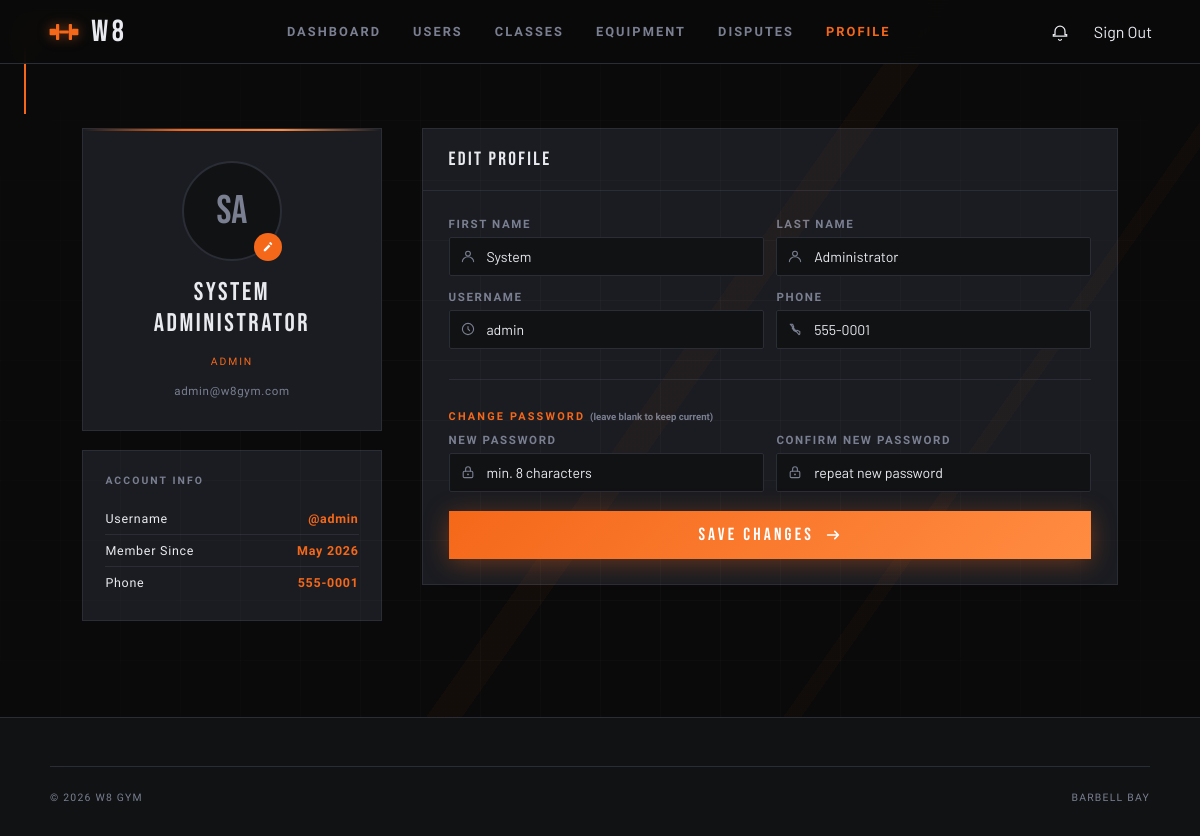
The page /pages/profile.php (signed in) on the database its author committed.
### tables this page shows
CREATE TABLE users (
  id             INTEGER PRIMARY KEY AUTOINCREMENT,
  username       TEXT    NOT NULL UNIQUE,
  email          TEXT    NOT NULL UNIQUE,
  password_hash  TEXT    NOT NULL,
  first_name     TEXT    NOT NULL,
  last_name      TEXT    NOT NULL,
  phone          TEXT    DEFAULT NULL,
  date_of_birth  TEXT    DEFAULT NULL,   -- ISO-8601: YYYY-MM-DD
  photo_path     TEXT    DEFAULT NULL,   -- stored relative path
  role           TEXT    NOT NULL DEFAULT 'member'
                         CHECK (role IN ('member','trainer','admin')),
  is_active      INTEGER NOT NULL DEFAULT 1,
  created_at     TEXT    NOT NULL DEFAULT (datetime('now')),
  updated_at     TEXT    NOT NULL DEFAULT (datetime('now'))
  -- NOTE: update updated_at via UPDATE trigger or in application code
);

### pages/profile.php (the view, shortened to what this page needs)
<?php
$user  = require_login();
$db    = get_db();
$stmt = $db->prepare('SELECT * FROM users WHERE id = ?');
$stmt->execute([$user['id']]);
$u = $stmt->fetch();
?>
<!DOCTYPE html>
<html lang="en">
<head>
  <link rel="stylesheet" href="../css/base.css">
  <link rel="stylesheet" href="../css/components.css">
  <link rel="stylesheet" href="../css/profile.css">
</head>
<body>
  <span class="corner corner--tl"></span>
  <?php
    require_once __DIR__ . '/../includes/nav.php';
  ?>
  <main class="page-wrap">
    <aside class="profile-sidebar">
      <aside class="avatar-card">
        <div class="avatar-wrap">
          <div class="avatar-img">
            <?php if ($u['photo_path']): ?>
              <img src="../<?= htmlspecialchars($u['photo_path']) ?>" alt="Profile photo">
            <?php else: ?>
              <?= strtoupper(substr($u['first_name'],0,1) . substr($u['last_name'],0,1)) ?>
            <?php endif; ?>
          </div>
          <button class="avatar-edit-btn" type="button" onclick="document.getElementById('photo-input').click()" title="Change photo">
            <svg viewBox="0 0 20 20" fill="none"><path d="M4 13.5V16h2.5l7-7-2.5-2.5-7 7zM15.7 6.3a1 1 0 000-1.4l-1.6-1.6a1 1 0 00-1.4 0l-1.2 1.2 3 3 1.2-1.2z" fill="currentColor"/></svg>
          </button>
        </div>
        <div class="avatar-name"><?= htmlspecialchars($u['first_name'] . ' ' . $u['last_name']) ?></div>
        <div class="avatar-role"><?= ucfirst($u['role']) ?></div>
        <div class="avatar-email"><?= htmlspecialchars($u['email']) ?></div>
      </aside>
      <aside class="sidebar-card">
        <div class="sidebar-card__title">Account Info</div>
        <div class="sidebar-stat">
          <span>Username</span>
          <span class="sidebar-stat__val">@<?= htmlspecialchars($u['username']) ?></span>
        </div>
        <div class="sidebar-stat">
          <span>Member Since</span>
          <span class="sidebar-stat__val"><?= date('M Y', strtotime($u['created_at'])) ?></span>
        </div>
        <?php if ($u['phone']): ?>
        <div class="sidebar-stat">
          <span>Phone</span>
          <span class="sidebar-stat__val"><?= htmlspecialchars($u['phone']) ?></span>
        </div>
        <?php endif; ?>
      </aside>
    </aside>
    <div class="profile-main">
      <section class="profile-section">
        <header class="profile-section__header">
          <div class="profile-section__title">Edit Profile</div>
        </header>
        <div class="profile-section__body">
          <form class="form" method="post" action="../actions/update_profile.php" enctype="multipart/form-data" novalidate>
            <div class="info-grid">
              <div class="field">
                <label class="field__label" for="first_name">First Name</label>
                <div class="field__wrap">
                  <input class="field__input" type="text" id="first_name" name="first_name"
                         value="<?= htmlspecialchars($u['first_name']) ?>" required>
                </div>
              </div>
              <div class="field">
                <label class="field__label" for="last_name">Last Name</label>
                <div class="field__wrap">
                  <input class="field__input" type="text" id="last_name" name="last_name"
                         value="<?= htmlspecialchars($u['last_name']) ?>" required>
                </div>
              </div>
            </div>
            <div class="info-grid">
              <div class="field">
                <label class="field__label" for="username">Username</label>
                <div class="field__wrap">
                  <input class="field__input" type="text" id="username" name="username"
                         value="<?= htmlspecialchars($u['username']) ?>" required>
                </div>
              </div>
              <div class="field">
                <label class="field__label" for="phone">Phone</label>
                <div class="field__wrap">
                  <input class="field__input" type="tel" id="phone" name="phone"
                         value="<?= htmlspecialchars($u['phone'] ?? '') ?>">
                </div>
              </div>
            </div>
            <hr class="form-divider">
            <p class="form-section-label">Change Password <span style="font-size:.6rem;color:var(--subtle);text-transform:none;letter-spacing:0;">(leave blank to keep current)</span></p>
            <div class="info-grid">
              <div class="field">
                <label class="field__label" for="new_password">New Password</label>
                <div class="field__wrap">
                  <input class="field__input" type="password" id="new_password" name="new_password"
                         placeholder="min. 8 characters" autocomplete="new-password">
                </div>
              </div>
              <div class="field">
                <label class="field__label" for="confirm_password">Confirm New Password</label>
                <div class="field__wrap">
                  <input class="field__input" type="password" id="confirm_password" name="confirm_password"
                         placeholder="repeat new password" autocomplete="new-password">
                </div>
              </div>
            </div>
            <button class="btn btn-primary btn-block" type="submit">
              Save Changes
              <svg class="btn-submit__arrow" viewBox="0 0 20 20" fill="none"><path d="M4 10h12M12 6l4 4-4 4" stroke="currentColor" stroke-width="1.8" stroke-linecap="round" stroke-linejoin="round"/></svg>
            </button>
          </form>
        </div>
      </section>
    </div>
  </main>
  <footer>
    <div class="footer-inner">
      <div class="footer-bottom">
        <span>&copy; 2026 W8 Gym</span>
        <span>Barbell Bay</span>
      </div>
    </div>
  </footer>
</body>
</html>

### css/base.css (style rules this page uses)
:root { --color-black: #0a0a0a; --color-dark: #111214; --color-steel: #1a1c21; --color-border: #2a2d35; --color-muted: #3e424f; --color-text: #e8eaf0; --color-subtle: #7a7f91; --color-accent: #f5681a; --color-accent2: #ff8c42; --color-glow: rgba(245, 104, 26, 0.18); --grad-accent: linear-gradient(135deg, var(--color-accent) 0%, var(--color-accent2) 100%); --radius-card: 2px; --radius-field: 2px; --transition: 0.22s cubic-bezier(0.4, 0, 0.2, 1); --font-display: 'Bebas Neue', sans-serif; --font-ui: 'Barlow Condensed', sans-serif; --font-body: 'Barlow', sans-serif; --fd: var(--font-display); --fu: var(--font-ui); --fb: var(--font-body); --t: var(--transition); --accent: var(--color-accent); --accent2: var(--color-accent2); --subtle: var(--color-subtle); --border: var(--color-border); --steel: var(--color-steel); --dark: var(--color-dark); --text: var(--color-text); --grad: var(--grad-accent); }
*, *::before, *::after { box-sizing: border-box; margin: 0; padding: 0; }
html { font-size: 16px; scroll-behavior: smooth; }
body { min-height: 100vh; background: var(--color-black); color: var(--color-text); font-family: var(--font-body); overflow-x: hidden; }
button { font-family: inherit; cursor: pointer; }
input, select, textarea { font-family: inherit; }

### css/components.css (style rules this page uses)
.corner { position: fixed; width: 90px; height: 90px; pointer-events: none; z-index: 1; }
.corner--tl { top: 24px; left: 24px; border-top: 2px solid var(--accent); border-left: 2px solid var(--accent); animation: corner-pulse 3s ease-in-out infinite; }
.btn { font-family: var(--fd); font-size: 1rem; letter-spacing: .18em; padding: .85rem 2.2rem; border: none; cursor: pointer; transition: filter var(--t), transform var(--t), box-shadow var(--t); display: inline-flex; align-items: center; justify-content: center; gap: 0.6rem; text-decoration: none; position: relative; overflow: hidden; }
.btn-primary { background: var(--grad); color: #fff; box-shadow: 0 4px 24px rgba(245,104,26,.35); }
.btn-primary::before { content: ''; position: absolute; inset: 0; background: linear-gradient(90deg, transparent 0%, rgba(255,255,255,0.15) 50%, transparent 100%); transform: translateX(-100%); transition: transform 0.5s ease; }
.btn-submit__arrow { width: 18px; height: 18px; transition: transform var(--t); }
.btn-block { width: 100%; border-radius: 0; margin-top: 0.3rem; font-size: 1.1rem; padding: 0.85rem 1.5rem; }
footer { position: relative; z-index: 10; background: var(--dark); border-top: 1px solid var(--border); padding: 3rem 2rem 2rem; }
.footer-inner { max-width: 1100px; margin: 0 auto; }
.footer-bottom { border-top: 1px solid var(--border); padding-top: 1.5rem; display: flex; justify-content: space-between; flex-wrap: wrap; gap: 1rem; font-family: var(--fu); font-size: .65rem; letter-spacing: .12em; text-transform: uppercase; color: var(--subtle); }
.form { display: flex; flex-direction: column; gap: 0.85rem; }
.form-divider { border: none; border-top: 1px solid var(--border); margin: 1rem 0; }
.form-section-label { font-family: var(--fu); font-size: 0.68rem; font-weight: 700; letter-spacing: 0.2em; text-transform: uppercase; color: var(--accent); margin-bottom: -0.2rem; }
.field { display: flex; flex-direction: column; gap: 0.35rem; }
.field__label { font-family: var(--fu); font-size: 0.72rem; font-weight: 600; letter-spacing: 0.14em; text-transform: uppercase; color: var(--subtle); display: flex; justify-content: space-between; align-items: center; }
.field__wrap { position: relative; display: flex; align-items: center; }
.field__input { width: 100%; background: var(--dark); border: 1px solid var(--border); border-radius: var(--radius-field); color: var(--text); font-family: var(--fb); font-size: 0.88rem; padding: 0.65rem 1rem 0.65rem 2.3rem; outline: none; transition: border-color var(--t), box-shadow var(--t); -webkit-appearance: none; appearance: none; }
.field__input::placeholder { color: var(--muted); }

### rows shown on the page
users: first_name+last_name "SA", first_name+last_name "System Administrator", role "ADMIN", email "admin@w8gym.com", username "admin", created_at "May 2026", phone "555-0001", first_name "System", last_name "Administrator"
